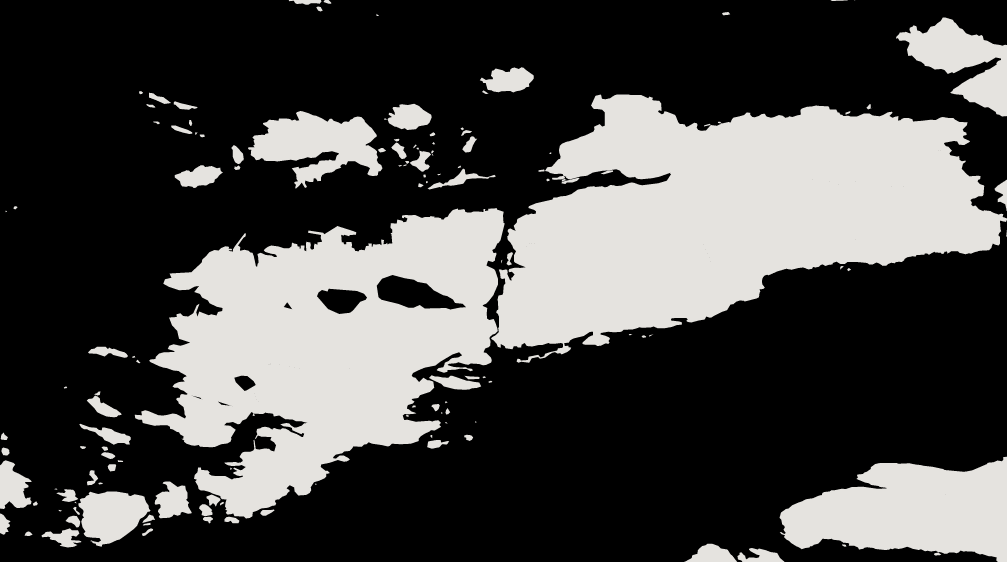
#> input picture FloroBW.png, 1007 x 562 px
$ python AStarMain.py
#> lines starting #> are read from the running program, lines starting #| are printed output that depends on the picture; after the words box and inside, x2 and y2 are one past the last pixel; in counts of white or black regions, pixels touching at a corner belong together
### Node.py
# -*- coding: utf-8 -*-
"""
Created on Sun Oct 11 05:00:30 2020

@author: mmbio
"""

import math
import numpy as np


class Node:
    def __init__(self, pos):
        self.IsObstacle = False
        self.Tested = False

        # Parent, Local, Global
        self.par = None
        self.loc = math.inf
        self.glo = math.inf

        #Position
        self.pos = pos


    # [8 lines left out: function Info, not called in this run]

    def GetGlo(self):
        return self.glo

### NodeGrid.py
# -*- coding: utf-8 -*-
"""
Created on Sun Oct 11 05:00:05 2020

@author: mmbio
"""

import math
import numpy as np

import Node as ND


class NodeGrid:
    def __init__(self, Height, Width):
        self.Grid = self.GenerateNodeGrid(Height, Width)

    def GenerateNodeGrid(self, Height, Width):
        nodeGrid = np.empty((Height, Width), dtype = object)

        for h in range(Height):
            for w in range(Width):
                nodeGrid[h, w] = ND.Node((h, w))

        return nodeGrid


    # [28 lines left out: function FindNeighbour, not called in this run]


    def GlobalDistance(self, StartPos, EndPos):
        return math.sqrt((EndPos[0] - StartPos[0])**2 + (EndPos[1] - StartPos[1])**2) #1


    # [44 lines left out: functions ParentChain, AStar, not called in this run]


### AStarMain.py
# -*- coding: utf-8 -*-
"""
Created on Thu Oct  8 17:48:03 2020

@author: mmbio
"""

import Node as ND
import NodeGrid as NG

import cv2
import numpy as np


bilde = cv2.imread('FloroBW.png', 1)
#> bilde is the input picture: shape (562, 1007, 3); mean B, G, R 71.7, 73, 73.6

høydePix, breddePix, kanaler = bilde.shape
#> høydePix = 562; breddePix = 1007; kanaler = 3

bildeBW = np.zeros((høydePix, breddePix))

for i in range(høydePix):
    for j in range(breddePix):
        if (sum(bilde[i, j])/3) > 122:
            bildeBW[i,j] = 255
        else:
            bildeBW[i,j] = 0
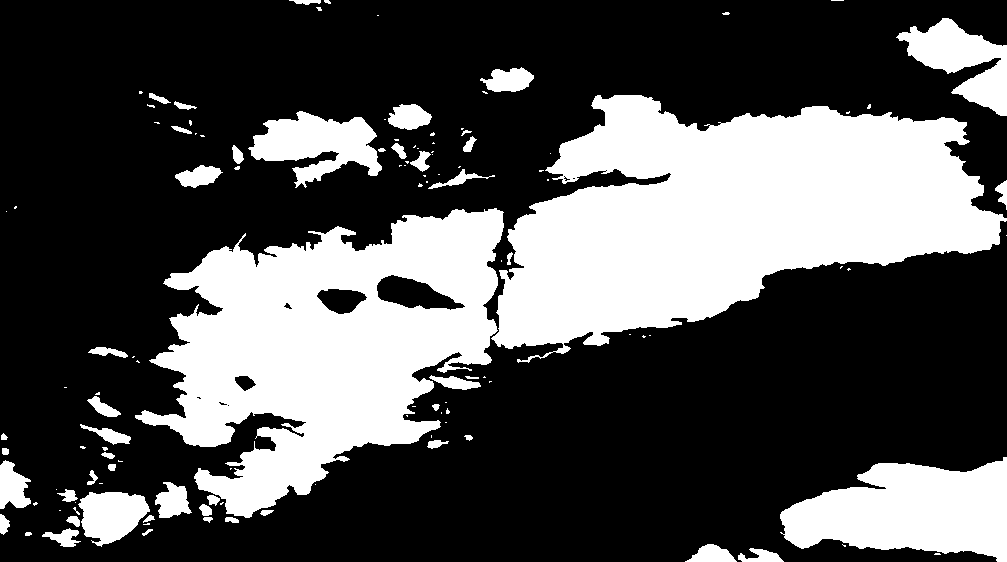
#> bildeBW: shape (562, 1007) float64; 32.1% white; 123 white regions (71 under 20 px), largest, box (x1, y1, x2, y2) and area: (491, 95, 1007, 363) 80028, (135, 208, 504, 518) 61702, (780, 457, 1007, 562) 16170


grid = NG.NodeGrid(høydePix, breddePix)
#> (the run stopped early here; a loop or call above may not have finished)
